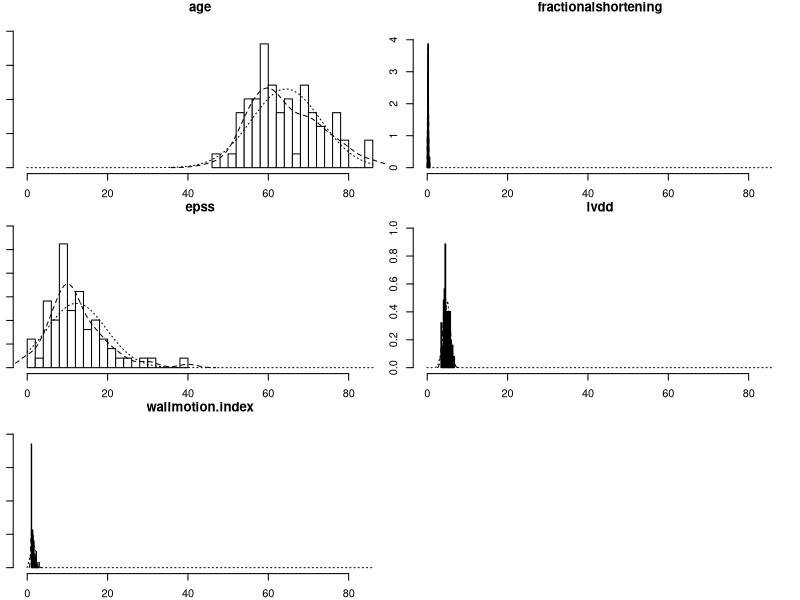
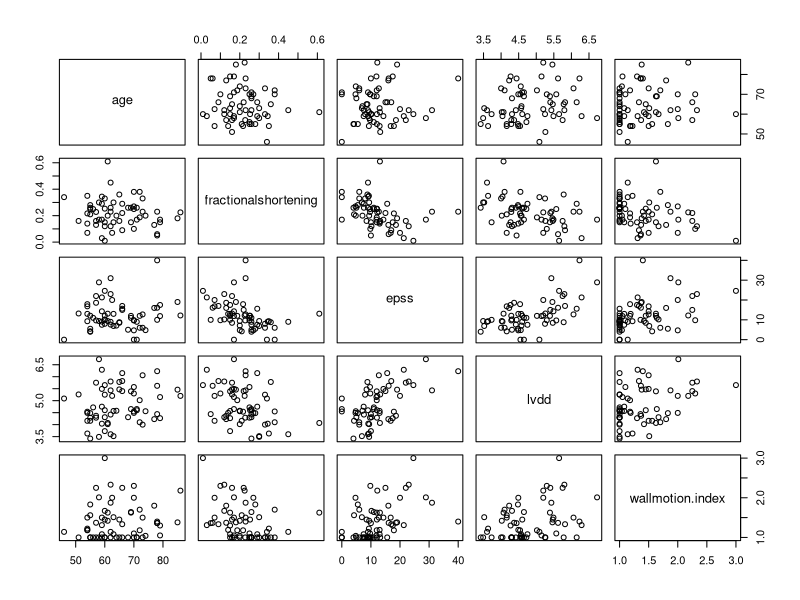

These charts were generated, in order, by the following R code:
## ---- chunk 1
knitr::opts_chunk$set(echo = TRUE)
library(dplyr)
library(magrittr)
library(tidyverse)
library(here)
## ---- chunk 2
echo <- read.csv(here("Echocardiogram Data Analysis", "echocardiogram.csv"))
## ---- chunk 3
echo1 <- echo %>%
  dplyr::select(-name, -mult, -group, -wallmotion.score, -survival, -alive) #%>% 
  #drop_na(epss, lvdd, wallmotion.index, fractionalshortening)

head(echo1, 5)
## ---- chunk 4
echo5 <- echo1 %>%
  select(-pericardialeffusion) %>%
  drop_na()
echo6 <- echo5 %>%
  select(-aliveat1)
echo3 <- echo1 %>%
  select(-pericardialeffusion, -aliveat1) %>% #remove categorical variables
  drop_na()
## ---- chunk 5
#Using correlation matrix R
S <- cov(echo3)
R <- cov2cor(S); round(R, 4)
eig2 <- eigen(R)
eig2$values; sum(eig2$values)
eigvec2 <- eig2$vectors; round(eigvec2, 4)
screeplot <- prcomp(echo6, scale=TRUE)
summary(screeplot)
## ---- chunk 6
echo4 <- echo1 %>%
  dplyr::select(-pericardialeffusion) %>%
  drop_na() %>%
  arrange(aliveat1) 
## ---- chunk 7
library(psych)
echo7 <- echo4 %>%
  dplyr::select(-aliveat1)
## ---- chunk 8
#classification using all variables
x1_bar <- matrix(c(mean(echo4$age[1:44]), mean(echo4$fractionalshortening[1:44]),
                   mean(echo4$epss[1:44]), mean(echo4$lvdd[1:44]), 
                   mean(echo4$wallmotion.index[1:44]))) #not alive at 1
x2_bar <- matrix(c(mean(echo4$age[45:62]), mean(echo4$fractionalshortening[45:62]),
                   mean(echo4$epss[45:62]), mean(echo4$lvdd[45:62]), 
                   mean(echo4$wallmotion.index[45:62]))) #alive at 1

pi1 <- matrix(c(echo4$age[1:44], echo4$fractionalshortening[1:44], 
                echo4$epss[1:44], echo4$lvdd[1:44], echo4$wallmotion.index[1:44]), 44)
pi2 <- matrix(c(echo4$age[45:62], echo4$fractionalshortening[45:62], 
                echo4$epss[45:62], echo4$lvdd[45:62], echo4$wallmotion.index[45:62]), 18)
S1 <- cov(pi1)
S2 <- cov(pi2)
x1_bar; x2_bar; S1; S2
## ---- chunk 9
S1_inv <- solve(S1)
S2_inv <- solve(S2)

k1 <- 0.5*log(det(S1)/det(S2)) + 0.5*(t(x1_bar)%*%S1_inv%*%x1_bar-
                                    t(x2_bar)%*%S2_inv%*%x2_bar)

A1 <- -0.5*(S1_inv-S2_inv)
B1 <- t(x1_bar)%*%S1_inv-t(x2_bar)%*%S2_inv
A1; B1; k1
## ---- chunk 10
classif <- data.frame(matrix(ncol = 62, nrow = 1))

for (i in 1:62){
  classif[i] <- as.matrix(echo7[i,]) %*% A1 %*% t(as.matrix(echo7[i,])) +
                B1 %*% t(as.matrix(echo7[i,])) - k1
}

classif_0 <- t(classif[1:44])
classif_1 <- t(classif[45:62])

matrix(c(sum(classif_0 >= 0), sum(classif_0 < 0),
         sum(classif_1 >= 0), sum(classif_1 < 0)), nrow = 2, byrow = TRUE)
## ---- chunk 11
echo8 <- echo7 %>%
  select(-wallmotion.index)
## ---- chunk 12
#classification using all variables - wallmotion.index
x1_bar_ <- matrix(c(mean(echo4$age[1:44]), mean(echo4$fractionalshortening[1:44]),
                   mean(echo4$epss[1:44]), mean(echo4$lvdd[1:44]))) #not alive at 1
x2_bar_ <- matrix(c(mean(echo4$age[45:62]), mean(echo4$fractionalshortening[45:62]),
                   mean(echo4$epss[45:62]), mean(echo4$lvdd[45:62]))) #alive at 1

pi1_ <- matrix(c(echo4$age[1:44], echo4$fractionalshortening[1:44], 
                echo4$epss[1:44], echo4$lvdd[1:44]), 44)
pi2_ <- matrix(c(echo4$age[45:62], echo4$fractionalshortening[45:62], 
                echo4$epss[45:62], echo4$lvdd[45:62]), 18)
S1_ <- cov(pi1_)
S2_ <- cov(pi2_)
x1_bar_; x2_bar_; S1_; S2_
## ---- chunk 13
S1_inv_ <- solve(S1_)
S2_inv_ <- solve(S2_)

k2 <- 0.5*log(det(S1_)/det(S2_)) + 0.5*(t(x1_bar_)%*%S1_inv_%*%x1_bar_-
                                    t(x2_bar_)%*%S2_inv_%*%x2_bar_)

A2 <- -0.5*(S1_inv_-S2_inv_)
B2 <- t(x1_bar_)%*%S1_inv_-t(x2_bar_)%*%S2_inv_
round(A2, 4); round(B2, 3); round(k2, 4)
## ---- chunk 14
classif <- data.frame(matrix(ncol = 62, nrow = 1))

for (i in 1:62){
  classif[i] <- as.matrix(echo8[i,]) %*% A2 %*% t(as.matrix(echo8[i,])) +
                B2 %*% t(as.matrix(echo8[i,])) - k2
}

classif_0 <- t(classif[1:44])
classif_1 <- t(classif[45:62])

matrix(c(sum(classif_0 >= 0), sum(classif_0 < 0),
         sum(classif_1 >= 0), sum(classif_1 < 0)), nrow = 2, byrow = TRUE)
## ---- chunk 15

## ---- chunk 16
classif <- data.frame(matrix(ncol = 62, nrow = 1))

for (i in 1:62){
  classif[i] <- as.matrix(echo7[i,]) %*% A1 %*% t(as.matrix(echo7[i,])) +
                B1 %*% t(as.matrix(echo7[i,])) - k1
}

classif_0 <- t(classif[1:44])
classif_1 <- t(classif[45:62])

matrix(c(sum(classif_0 >= -0.6931), sum(classif_0 < -0.6931),
         sum(classif_1 >= -0.6931), sum(classif_1 < -0.6931)), nrow = 2, byrow = TRUE)
## ---- chunk 17

## ---- chunk 18
S_pooled <- (44/62)*S1+(24/62)*S2; 
## ---- chunk 19
S_pooled_inv <- solve(S_pooled)
y_hat <- t(x1_bar-x2_bar)%*%S_pooled_inv; y_hat
m <- 0.5*(t(x1_bar-x2_bar)%*%S_pooled_inv%*%(x1_bar+x2_bar)); m
## ---- chunk 20

## ---- chunk 21
classif <- data.frame(matrix(ncol = 62, nrow = 1))

for (i in 1:62){
  classif[i] <- y_hat %*% t(as.matrix(echo7[i,])) - m
}

classif_0 <- t(classif[1:44])
classif_1 <- t(classif[45:62])

matrix(c(sum(classif_0 >= 0), sum(classif_0 < 0),
         sum(classif_1 >= 0), sum(classif_1 < 0)), nrow = 2, byrow = TRUE)
## ---- chunk 22
multi.hist(echo7)
## ---- chunk 23
pairs(echo7)
